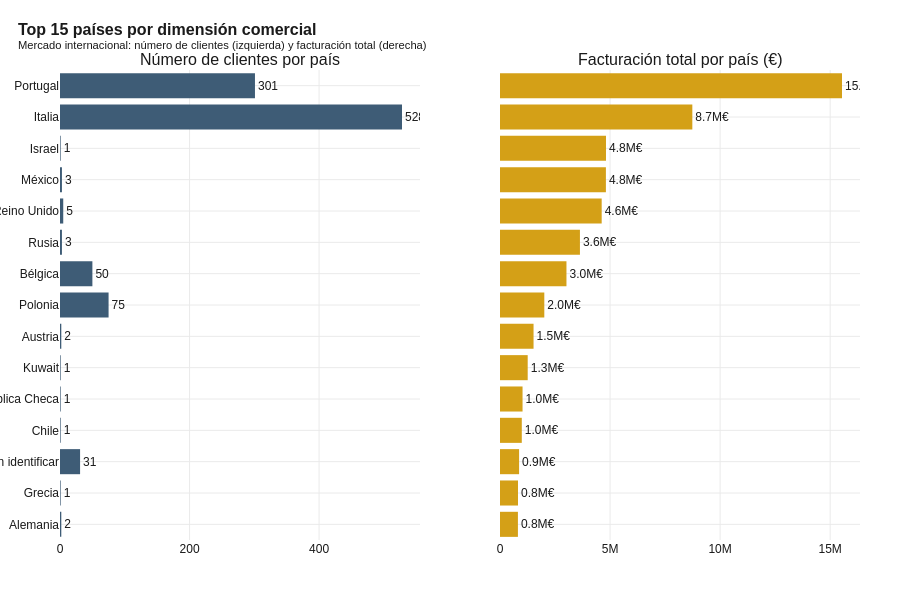

The notebook cell this image was saved under:
### Code cell
# Top 15 países: barras dobles (clientes vs facturación)
top15_paises = resumen_pais.head(15).sort_values("facturacion_total", ascending=True)

fig = make_subplots(rows=1, cols=2,
                     subplot_titles=("Número de clientes por país",
                                      "Facturación total por país (€)"),
                     shared_yaxes=True, horizontal_spacing=0.10)

fig.add_trace(go.Bar(
    x=top15_paises["n_clientes"], y=top15_paises["pais"],
    orientation="h", marker_color=COLOR_INTERNACIONAL,
    text=[fmt_es(v) for v in top15_paises["n_clientes"]], textposition="outside",
    showlegend=False,
), row=1, col=1)

fig.add_trace(go.Bar(
    x=top15_paises["facturacion_total"], y=top15_paises["pais"],
    orientation="h", marker_color=COLOR_DESTACAR,
    text=[f"{v/1e6:.1f}M€" for v in top15_paises["facturacion_total"]],
    textposition="outside", showlegend=False,
), row=1, col=2)

fig.update_layout(
    title=dict(text="<b>Top 15 países por dimensión comercial</b><br><sup>Mercado internacional: número de clientes (izquierda) y facturación total (derecha)</sup>"),
    height=600,
)
guardar_y_mostrar(fig, "07_top15_paises", h=600)

### Figure 1 — Plotly figure (JSON) as saved in the notebook; plotly's stock layout.template omitted (floating-point values rounded to 4 significant figures)
{"data": [{"marker": {"color": "#3E5C76"}, "orientation": "h", "showlegend": false, "text": ["2", "1", "31", "1", "1", "1", "2", "75", "50", "3", "5", "3", "1", "528", "301"], "textposition": "outside", "type": "bar", "x": [2, 1, 31, 1, 1, 1, 2, 75, 50, 3, 5, 3, 1, 528, 301], "xaxis": "x", "y": ["Alemania", "Grecia", "Sin identificar", "Chile", "República Checa", "Kuwait", "Austria", "Polonia", "Bélgica", "Rusia", "Reino Unido", "México", "Israel", "Italia", "Portugal"], "yaxis": "y"}, {"marker": {"color": "#D4A017"}, "orientation": "h", "showlegend": false, "text": ["0.8M€", "0.8M€", "0.9M€", "1.0M€", "1.0M€", "1.3M€", "1.5M€", "2.0M€", "3.0M€", "3.6M€", "4.6M€", "4.8M€", "4.8M€", "8.7M€", "15.5M€"], "textposition": "outside", "type": "bar", "x": [814200.0, 818600.0, 867600.0, 990100.0, 1024000.0, 1258000.0, 1524000.0, 2013000.0, 3020000.0, 3632000.0, 4620000.0, 4811000.0, 4816000.0, 8739000.0, 15540000.0], "xaxis": "x2", "y": ["Alemania", "Grecia", "Sin identificar", "Chile", "República Checa", "Kuwait", "Austria", "Polonia", "Bélgica", "Rusia", "Reino Unido", "México", "Israel", "Italia", "Portugal"], "yaxis": "y2"}], "layout": {"annotations": [{"font": {"size": 16}, "showarrow": false, "text": "Número de clientes por país", "x": 0.225, "xanchor": "center", "xref": "paper", "y": 1, "yanchor": "bottom", "yref": "paper"}, {"font": {"size": 16}, "showarrow": false, "text": "Facturación total por país (€)", "x": 0.775, "xanchor": "center", "xref": "paper", "y": 1, "yanchor": "bottom", "yref": "paper"}], "height": 600, "title": {"text": "<b>Top 15 países por dimensión comercial</b><br><sup>Mercado internacional: número de clientes (izquierda) y facturación total (derecha)</sup>"}, "xaxis": {"anchor": "y", "domain": [0, 0.45]}, "xaxis2": {"anchor": "y2", "domain": [0.55, 1]}, "yaxis": {"anchor": "x", "domain": [0, 1]}, "yaxis2": {"anchor": "x2", "domain": [0, 1], "matches": "y", "showticklabels": false}}}
